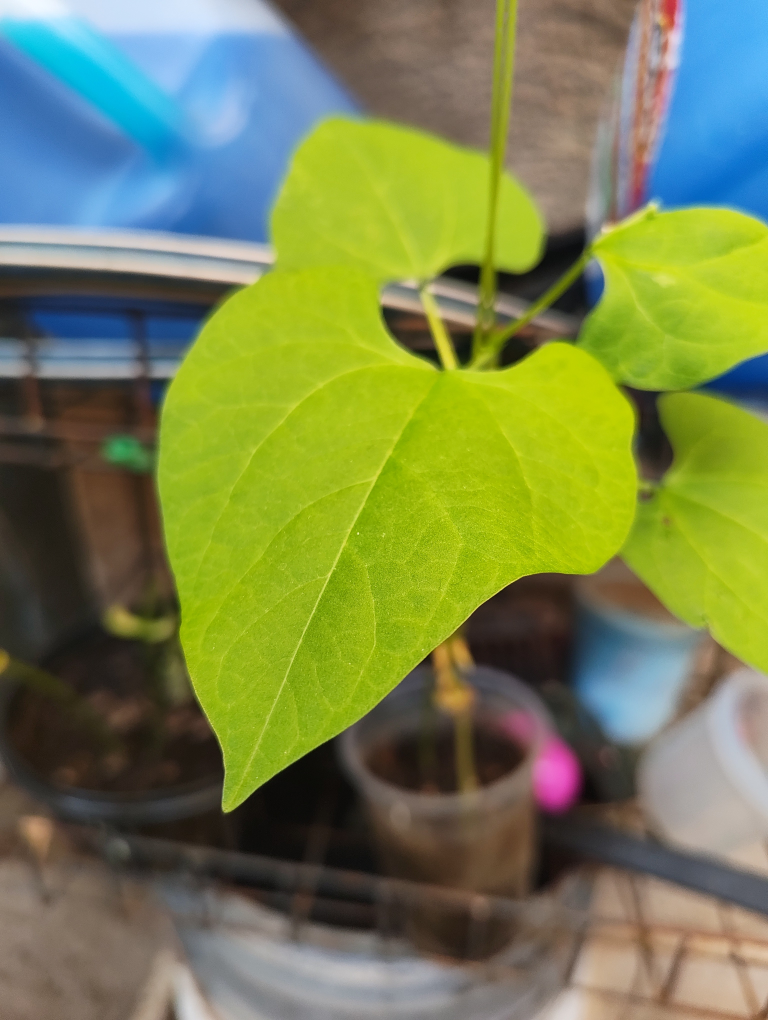
#> input picture evidencia_campo_frijol/entrenar/gt_1788210300022.jpg, 3072 x 4080 px (shown at 1/4 size)
$ python -i construir_dataset_seg.py   (imports and definitions only)
#> lines starting #> are read from the running program, lines starting #| are printed output that depends on the picture; after the words box and inside, x2 and y2 are one past the last pixel; in counts of white or black regions, pixels touching at a corner belong together
#> further down, picture is the input picture: shape (4080, 3072, 3); mean B, G, R 79.7, 130.5, 119.3
#!/usr/bin/env python3
"""
construir_dataset_seg.py -- Fase A del modelo: dataset procesado IGUAL que la app.

Problema: el modelo se entreno con la foto completa (letterbox), pero la app
primero SEGMENTA la hoja y recorta. Por eso baja de 97.9 % a 92.4 % con el
flujo real de la app.

Este script NO toca dataset/, model/ ni la app. Crea una carpeta NUEVA:
    ~/plagascan/dataset_seg/{train,val}/{no_frijol,plaga,sano}/
a partir de las MISMAS fotos originales (columna origen_local de
dataset/metadata.csv) y con la MISMA division train/val, pero procesadas con
el flujo de la app (copia exacta de LeafSegmenter.kt / eval_tflite_app.py):
    reducir a 1280 px -> mascara HSV -> limpieza morfologica -> contorno mayor
    -> si ocupa >= 15 %: recorte con margen 8 % ; si no: foto completa
    -> letterbox 224 x 224 con borde reflejado
Ademas agrega a train/sano las 48 fotos de campo propias (carpetas "entrenar";
las de "prueba_honesta" NO se usan, siguen siendo la prueba independiente).

En train se generan 4 versiones por foto (original + 3 variaciones: rotacion
+-25 grados, espejo, brillo +-30, contraste 0.85-1.15, semilla 42), igual que
el dataset anterior. Val queda 100 % real (sin variaciones).

Tambien informa cuantas fotos de cada clase RECHAZARIA la app por no ver
una hoja clara (dato util: esas fotos nunca llegan al modelo en el telefono).

Uso (dentro de ~/plagascan, con el venv activo):
    python ~/Descargas/construir_dataset_seg.py
"""
import csv
import math
import sys
from collections import Counter, defaultdict
from pathlib import Path

import cv2
import numpy as np

PS = Path.home() / "plagascan"
ORIGEN = PS / "dataset"
DESTINO = PS / "dataset_seg"
CAMPO = ["evidencia_campo_frijol/entrenar", "evidencia_campo_v2/entrenar"]

# Constantes de LeafSegmenter.kt / CameraScreen.kt
HUE_MIN, HUE_MAX, SAT_MIN, VAL_MIN = 25, 95, 30, 30
MIN_AREA_RATIO = 0.15
MARGIN_RATIO = 0.08
TARGET = 224
APP_MAX_SIDE = 1280
VARIANTES = 3  # + la original = 4 por foto en train


def kt_round(x):
    return int(math.floor(x + 0.5))


def letterbox(img):
    h, w = img.shape[:2]
    s = TARGET / max(h, w)
    nh, nw = kt_round(h * s), kt_round(w * s)
    r = cv2.resize(img, (nw, nh), interpolation=cv2.INTER_AREA)
    top = (TARGET - nh) // 2
    left = (TARGET - nw) // 2
    return cv2.copyMakeBorder(r, top, TARGET - nh - top, left, TARGET - nw - left, cv2.BORDER_REFLECT)


def flujo_app(img_bgr):
    """(imagen 224 lista, encontro_hoja, area_ratio). Si no hay hoja usa la foto completa."""
    h, w = img_bgr.shape[:2]
#> h = 4080; w = 3072
    if max(h, w) > APP_MAX_SIDE:
        s = APP_MAX_SIDE / max(h, w)
#> s = 0.314
        img_bgr = cv2.resize(img_bgr, (kt_round(w * s), kt_round(h * s)), interpolation=cv2.INTER_AREA)
    hsv = cv2.cvtColor(img_bgr, cv2.COLOR_BGR2HSV)
#> hsv: shape (1280, 964, 3); mean H, S, V 43.6, 130.8, 145.6
    mask = cv2.inRange(hsv, np.array([HUE_MIN, SAT_MIN, VAL_MIN]), np.array([HUE_MAX, 255, 255]))
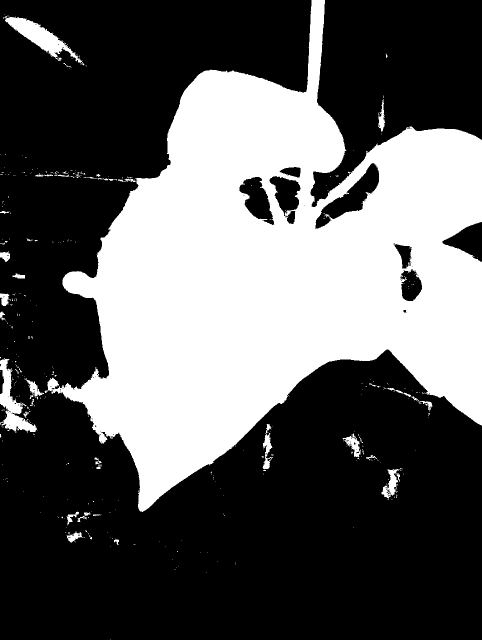
#> mask: shape (1280, 964) (shown at 1/2 size); 36.3% white; 394 white regions (358 under 20 px), largest, box (x1, y1, x2, y2) and area: (89, 0, 964, 1024) 432850, (6, 31, 169, 131) 4286, (0, 716, 74, 865) 3737
    k = cv2.getStructuringElement(cv2.MORPH_ELLIPSE, (15, 15))
    mask = cv2.morphologyEx(mask, cv2.MORPH_CLOSE, k, iterations=2)
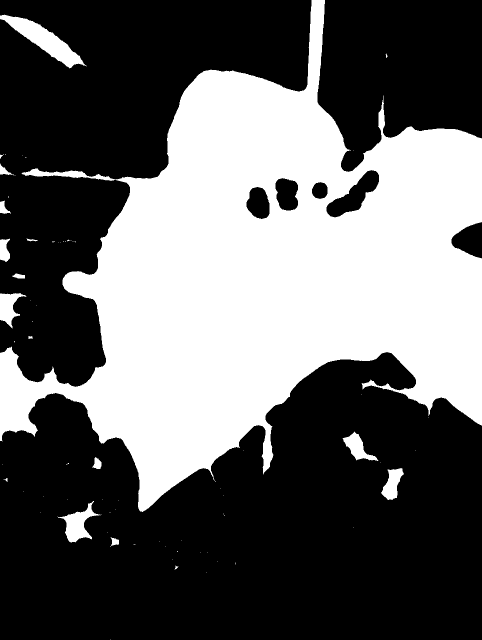
#> mask: shape (1280, 964) (shown at 1/2 size); 38.7% white; 70 white regions (53 under 20 px), largest, box (x1, y1, x2, y2) and area: (0, 0, 964, 1024) 462254, (0, 29, 173, 137) 5596, (115, 1002, 203, 1085) 2623
    mask = cv2.morphologyEx(mask, cv2.MORPH_OPEN, k, iterations=1)
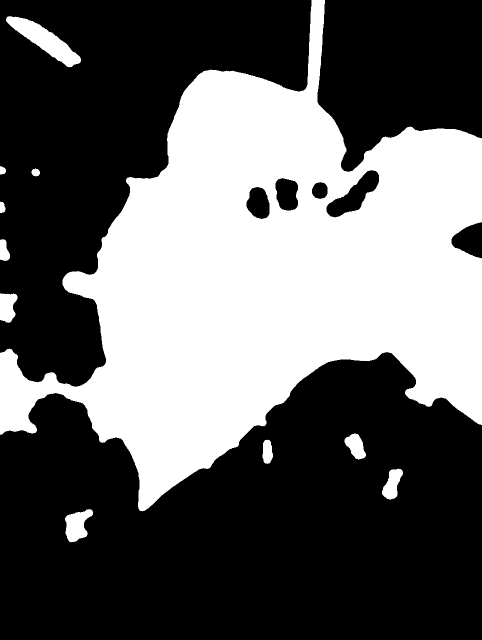
#> mask: shape (1280, 964) (shown at 1/2 size); 38.2% white; 11 white regions
    contours, _ = cv2.findContours(mask, cv2.RETR_EXTERNAL, cv2.CHAIN_APPROX_SIMPLE)
#> contours = 11 contours; largest, box (x1, y1, x2, y2) and area: (0, 0, 964, 1023) 464862, (12, 32, 162, 135) 5210, (130, 1018, 186, 1085) 2213, (0, 587, 35, 646) 1542, (764, 937, 806, 999) 1460
    total = img_bgr.shape[0] * img_bgr.shape[1]
#> total = 1233920
    if not contours:
        return letterbox(img_bgr), False, 0.0
    largest = max(contours, key=cv2.contourArea)
#> largest = contour of 1493 points, box (x1, y1, x2, y2) (0, 0, 964, 1023), area 464862
    ratio = cv2.contourArea(largest) / total
#> ratio = 0.377
    if ratio < MIN_AREA_RATIO:
        return letterbox(img_bgr), False, ratio
    x, y, bw, bh = cv2.boundingRect(largest)
#> x = 0; y = 0; bw = 964; bh = 1023
    mx, my = int(bw * MARGIN_RATIO), int(bh * MARGIN_RATIO)
#> mx = 77; my = 81
    x0, y0 = max(0, x - mx), max(0, y - my)
#> x0 = 0; y0 = 0
    x1, y1 = min(img_bgr.shape[1], x + bw + mx), min(img_bgr.shape[0], y + bh + my)
#> x1 = 964; y1 = 1104
    return letterbox(img_bgr[y0:y1, x0:x1]), True, ratio
#> in letterbox, `r = cv2.resize(img, (nw, nh), interpolation=cv2.INTER_AREA)`:
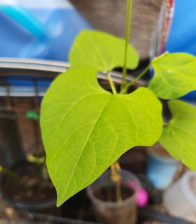
#> r: shape (224, 196, 3); mean of channels 0, 1, 2 75.8, 133, 117.7; drawn as B, G, R
#> in letterbox, `return cv2.copyMakeBorder(r, top, TARGET - nh - top, left, TARGET - nw..`:
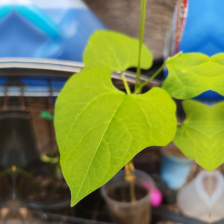
#> returned value: shape (224, 224, 3); mean of channels 0, 1, 2 79.6, 132.5, 116.1; drawn as B, G, R


# [11 lines left out: function variante, not called in this run]


def resolver(p):
    p = Path(p)
    return p if p.is_absolute() else PS / p


# [70 lines left out: function main, not called in this run]


# [2 lines not run here, left out]

>>> import cv2
>>> picture = cv2.imread('evidencia_campo_frijol/entrenar/gt_1788210300022.jpg')
>>> result = flujo_app(picture)

$ run again, on evidencia_campo_frijol/entrenar/gt_1788210363402.jpg
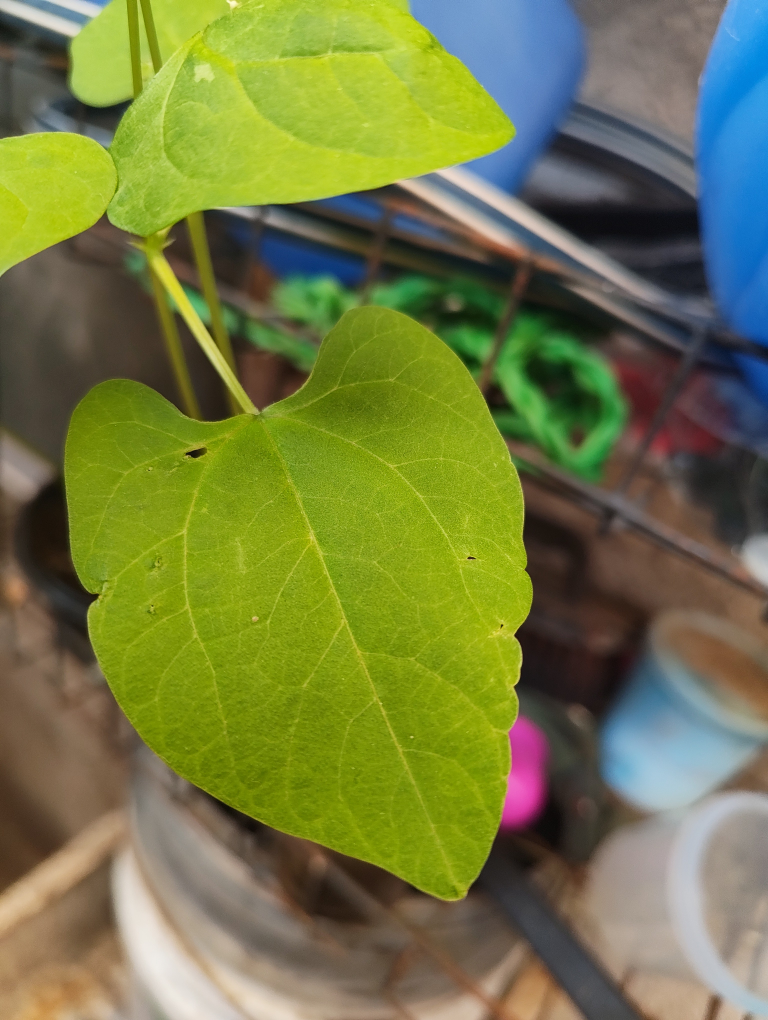
#> input picture evidencia_campo_frijol/entrenar/gt_1788210363402.jpg, 3072 x 4080 px (shown at 1/4 size)
#> picture is the input picture: shape (4080, 3072, 3); mean B, G, R 68.2, 122.9, 115.3
#> hsv: shape (1280, 964, 3); mean H, S, V 41.9, 135.3, 135.4
#> in flujo_app, `mask = cv2.morphologyEx(mask, cv2.MORPH_OPEN, k, iterations=1)`:
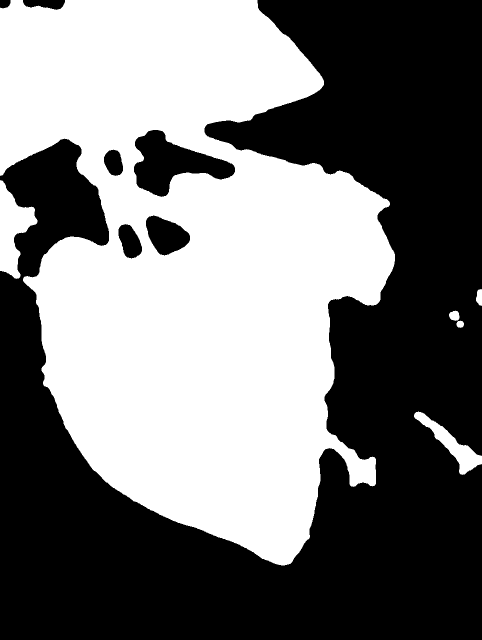
#> mask: shape (1280, 964) (shown at 1/2 size); 46.7% white; 6 white regions
#> contours = 6 contours; box (x1, y1, x2, y2) and area: (0, 0, 790, 1131) 582488, (0, 360, 75, 558) 7234, (828, 823, 964, 950) 4247, (898, 621, 919, 642) 299, (952, 578, 964, 612) 278, (913, 641, 928, 656) 148
#> largest = contour of 1632 points, box (x1, y1, x2, y2) (0, 0, 790, 1131), area 582488
#> ratio = 0.472
#> x = 0; bw = 790; bh = 1131
#> mx = 63; my = 90
#> x0 = 0
#> x1 = 853; y1 = 1221
#> in letterbox, `return cv2.copyMakeBorder(r, top, TARGET - nh - top, left, TARGET - nw..`:
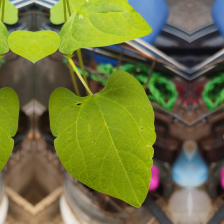
#> returned value: shape (224, 224, 3); mean of channels 0, 1, 2 61.6, 116.5, 111.4; drawn as B, G, R

$ run again, on evidencia_campo_frijol/entrenar/gt_1788210367623.jpg
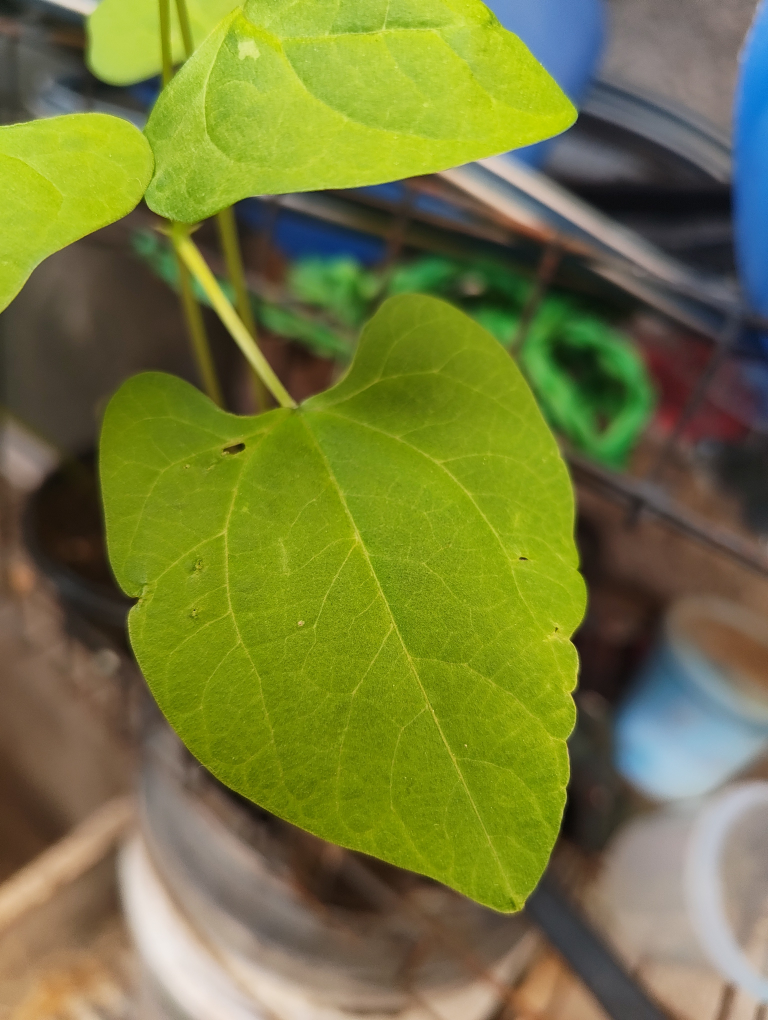
#> input picture evidencia_campo_frijol/entrenar/gt_1788210367623.jpg, 3072 x 4080 px (shown at 1/4 size)
#> picture is the input picture: shape (4080, 3072, 3); mean B, G, R 59.7, 121.9, 116.6
#> hsv: shape (1280, 964, 3); mean H, S, V 37.7, 140, 132.2
#> in flujo_app, `mask = cv2.morphologyEx(mask, cv2.MORPH_OPEN, k, iterations=1)`:
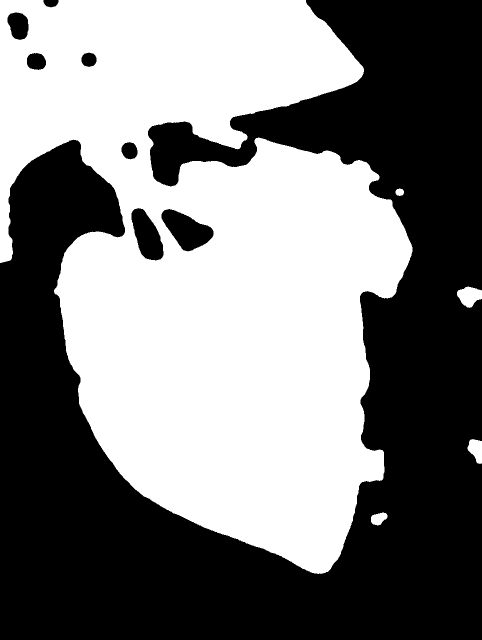
#> mask: shape (1280, 964) (shown at 1/2 size); 49.1% white; 5 white regions
#> contours = 5 contours; box (x1, y1, x2, y2) and area: (0, 0, 825, 1148) 613449, (914, 573, 964, 616) 1364, (935, 878, 964, 928) 930, (742, 1025, 775, 1051) 556, (791, 377, 808, 392) 176
#> largest = contour of 1898 points, box (x1, y1, x2, y2) (0, 0, 825, 1148), area 613449
#> ratio = 0.497
#> x = 0; bw = 825; bh = 1148
#> mx = 66; my = 91
#> x0 = 0
#> x1 = 891; y1 = 1239
#> in letterbox, `return cv2.copyMakeBorder(r, top, TARGET - nh - top, left, TARGET - nw..`:
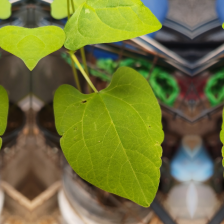
#> returned value: shape (224, 224, 3); mean of channels 0, 1, 2 57.7, 115.2, 111.8; drawn as B, G, R

$ run again, on evidencia_campo_frijol/entrenar/gt_1788210376642.jpg
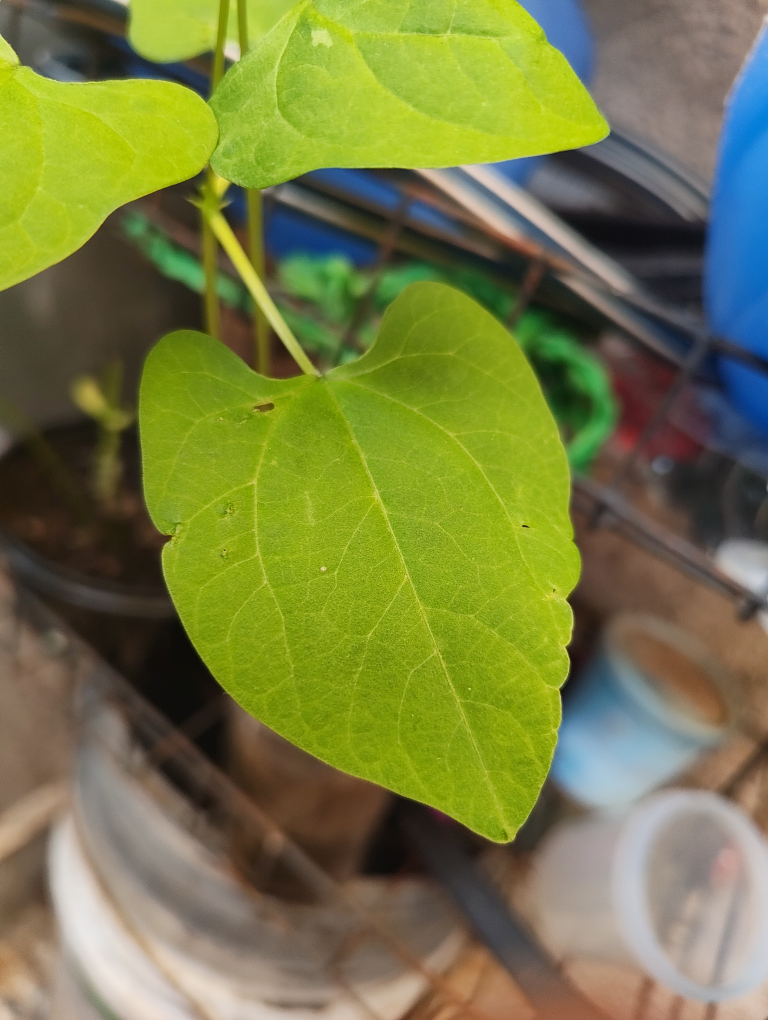
#> input picture evidencia_campo_frijol/entrenar/gt_1788210376642.jpg, 3072 x 4080 px (shown at 1/4 size)
#> picture is the input picture: shape (4080, 3072, 3); mean B, G, R 67.7, 123.9, 118.6
#> hsv: shape (1280, 964, 3); mean H, S, V 37.1, 129.3, 135.2
#> in flujo_app, `mask = cv2.morphologyEx(mask, cv2.MORPH_OPEN, k, iterations=1)`:
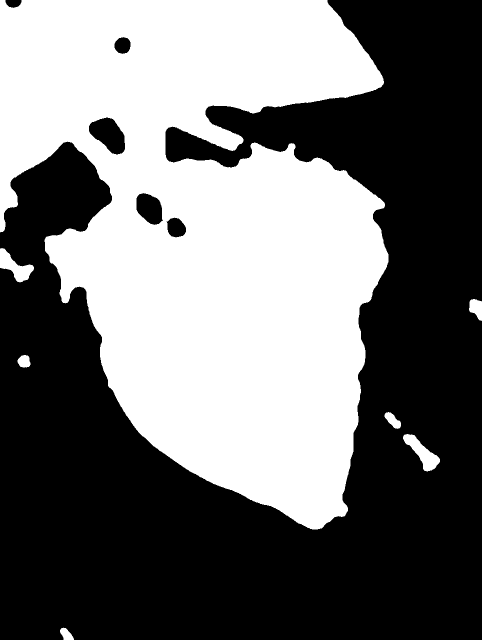
#> mask: shape (1280, 964) (shown at 1/2 size); 44.3% white; 7 white regions
#> contours = 7 contours; box (x1, y1, x2, y2) and area: (0, 0, 777, 1059) 545302, (806, 868, 880, 943) 2080, (0, 496, 68, 565) 1934, (938, 598, 964, 642) 736, (769, 824, 802, 858) 556, (35, 710, 61, 735) 468, (120, 1255, 148, 1280) 397
#> largest = contour of 1625 points, box (x1, y1, x2, y2) (0, 0, 777, 1059), area 545302
#> ratio = 0.442
#> x = 0; bw = 777; bh = 1059
#> mx = 62; my = 84
#> x0 = 0
#> x1 = 839; y1 = 1143
#> in letterbox, `return cv2.copyMakeBorder(r, top, TARGET - nh - top, left, TARGET - nw..`:
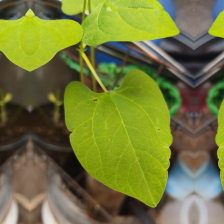
#> returned value: shape (224, 224, 3); mean of channels 0, 1, 2 58.7, 120, 113.6; drawn as B, G, R
